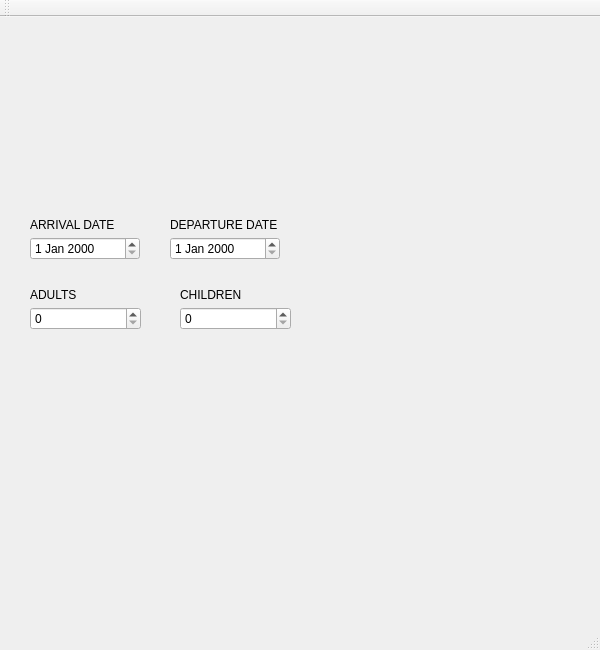
<?xml version="1.0" encoding="UTF-8"?>
<ui version="4.0">
 <class>MainWindow</class>
 <widget class="QMainWindow" name="MainWindow">
  <property name="geometry">
   <rect>
    <x>0</x>
    <y>0</y>
    <width>600</width>
    <height>650</height>
   </rect>
  </property>
  <property name="windowTitle">
   <string>MainWindow</string>
  </property>
  <widget class="QWidget" name="centralWidget">
   <widget class="QDateEdit" name="dateEdit">
    <property name="geometry">
     <rect>
      <x>30</x>
      <y>220</y>
      <width>110</width>
      <height>23</height>
     </rect>
    </property>
   </widget>
   <widget class="QLabel" name="label">
    <property name="geometry">
     <rect>
      <x>30</x>
      <y>200</y>
      <width>91</width>
      <height>16</height>
     </rect>
    </property>
    <property name="text">
     <string>ARRIVAL DATE</string>
    </property>
   </widget>
   <widget class="QLabel" name="label_2">
    <property name="geometry">
     <rect>
      <x>170</x>
      <y>200</y>
      <width>111</width>
      <height>16</height>
     </rect>
    </property>
    <property name="text">
     <string>DEPARTURE DATE</string>
    </property>
   </widget>
   <widget class="QDateEdit" name="dateEdit_2">
    <property name="geometry">
     <rect>
      <x>170</x>
      <y>220</y>
      <width>110</width>
      <height>23</height>
     </rect>
    </property>
   </widget>
   <widget class="QLabel" name="label_3">
    <property name="geometry">
     <rect>
      <x>30</x>
      <y>270</y>
      <width>91</width>
      <height>16</height>
     </rect>
    </property>
    <property name="text">
     <string>ADULTS</string>
    </property>
   </widget>
   <widget class="QSpinBox" name="spinBox">
    <property name="geometry">
     <rect>
      <x>30</x>
      <y>290</y>
      <width>111</width>
      <height>23</height>
     </rect>
    </property>
   </widget>
   <widget class="QSpinBox" name="spinBox_2">
    <property name="geometry">
     <rect>
      <x>180</x>
      <y>290</y>
      <width>111</width>
      <height>23</height>
     </rect>
    </property>
   </widget>
   <widget class="QLabel" name="label_4">
    <property name="geometry">
     <rect>
      <x>180</x>
      <y>270</y>
      <width>91</width>
      <height>16</height>
     </rect>
    </property>
    <property name="text">
     <string>CHILDREN</string>
    </property>
   </widget>
  </widget>
  <widget class="QMenuBar" name="menuBar">
   <property name="geometry">
    <rect>
     <x>0</x>
     <y>0</y>
     <width>600</width>
     <height>24</height>
    </rect>
   </property>
  </widget>
  <widget class="QToolBar" name="mainToolBar">
   <attribute name="toolBarArea">
    <enum>TopToolBarArea</enum>
   </attribute>
   <attribute name="toolBarBreak">
    <bool>false</bool>
   </attribute>
  </widget>
  <widget class="QStatusBar" name="statusBar"/>
 </widget>
 <layoutdefault spacing="6" margin="11"/>
 <resources/>
 <connections/>
</ui>
